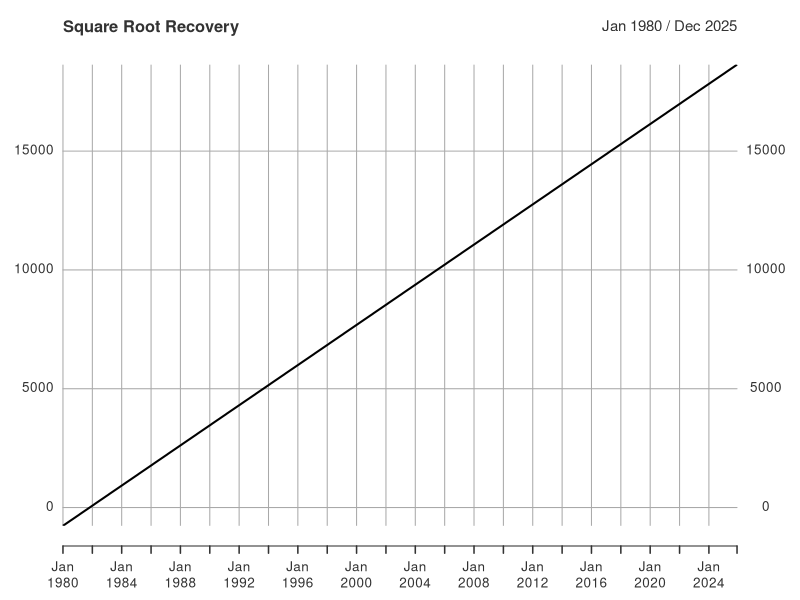
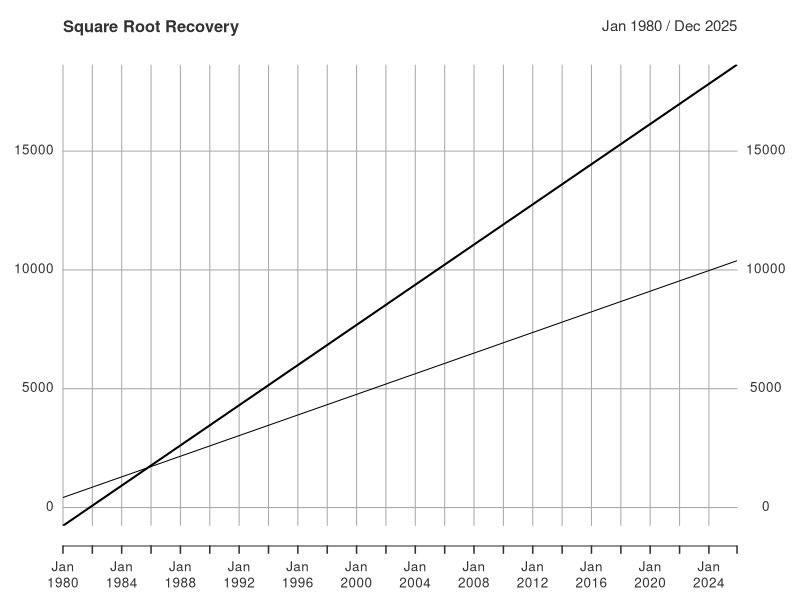
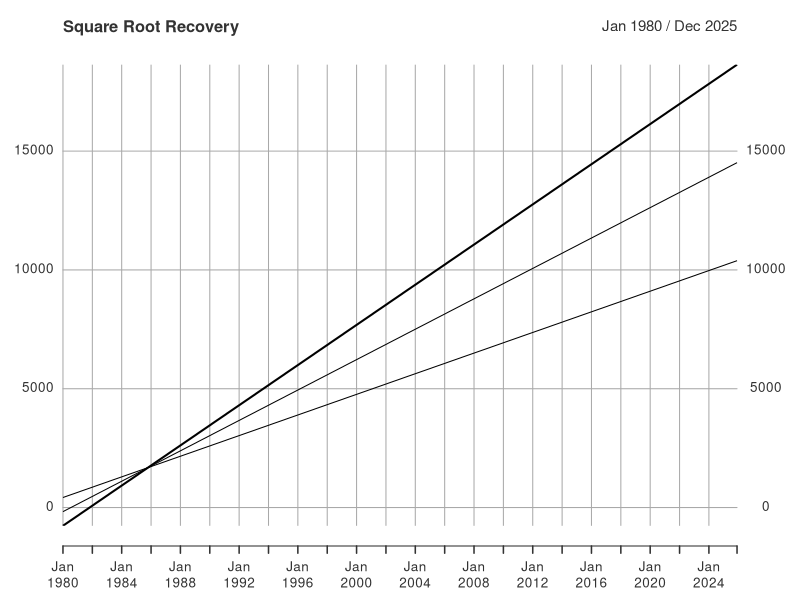
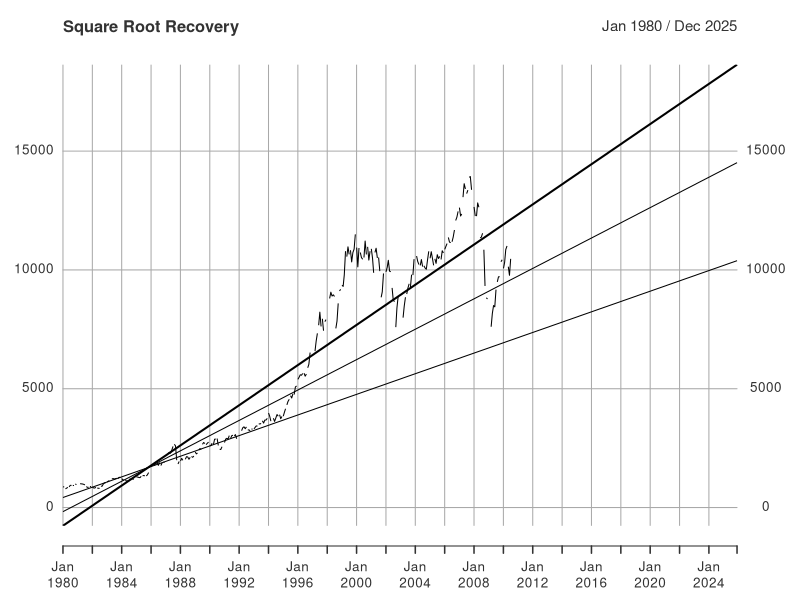
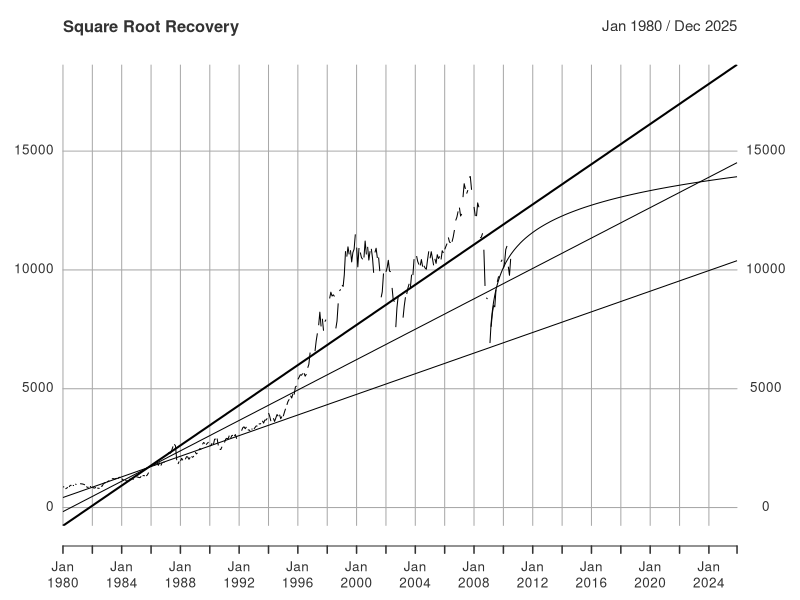
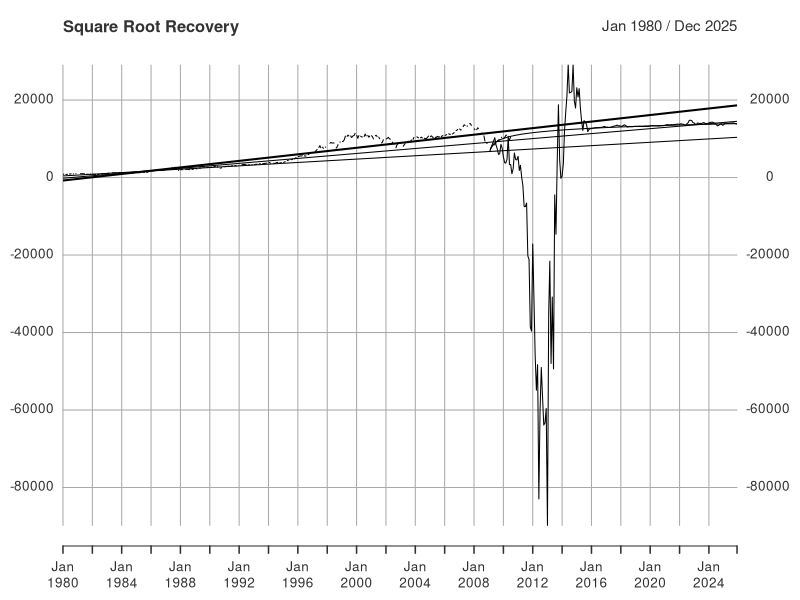

The R script that drew these images, in order:
library(quantmod)

x <- read.csv('DJI.csv',header=TRUE)
x <- xts(x[,-1], order.by=as.POSIXct(x[,1]))

tsLo <- seq(1980+1/12,1995,1/12)
tsHi <- seq(1980+1/12,2010+8/12,1/12)
tsR  <- seq(2009+2/12,2010 + 8/12,1/12)
tsP <- seq(2009+2/12,2026,1/12)
tsF <- seq(1980,2025,length = 46*12)

loFit <- lm(x["1980::1994",4]~tsLo)
hiFit <- lm(x["1980::2010",4]~tsHi)
#add the base clamp indicated by response from Peter on R Help list... 
reFit <- nls(x["200902::2010", 4] ~ A + B * log(tsR-C),start=c(A=10078.4,B=1358.67,C=2009.07))

predictedLo <- timeBasedSeq('198001/202512')
predictedLo <- as.xts(predictedLo)
predictedLo <- cbind(predictedLo,0)
predictedHi <- timeBasedSeq('198001/202512')
predictedHi <- as.xts(predictedHi)
predictedHi <- cbind(predictedHi,0)
predictedRecovery <- timeBasedSeq('200902/202512')
predictedRecovery <- as.xts(predictedRecovery)
predictedRecovery <- cbind(predictedRecovery,0)

predictedHi[,1] <- coef(hiFit)[1] + tsF*coef(hiFit)[2]
predictedLo[,1] <- coef(loFit)[1] + tsF*coef(loFit)[2] 
predictedRecovery[,1] <- coef(reFit)[1] + coef(reFit)[2] * log(tsP - coef(reFit)[3])

plot(predictedHi,main="Square Root Recovery")
lines(predictedLo)
lines((predictedLo+predictedHi)/2)
lines(x[,4])
lines(predictedRecovery)

brownianSim <- function(simSeries,sdWindow,sdSeed){
	if (sdWindow < 2) return(-1)
	brownian <- simSeries
	brownian2 <- simSeries
	stdxy <- sdSeed
	for (i in 2:length(brownian)){
		if (i >= sdWindow){
			stdxy <- sd(brownian[(i - sdWindow + 1):i])
			brownian[i,1]<- brownian[[i-1,1]] + brownian2[[i,1]] - brownian2[[i-1,1]] + rnorm(1,mean=0,sd=stdxy)
		}else{
			brownian[i,1]<- brownian[[i-1,1]] + brownian2[[i,1]] - brownian2[[i-1,1]] + rnorm(1,mean=0,sd=stdxy)
		}
	}
	return(brownian)
}
#running the sim with brownianSim(predictedRecovery,4,800) give some really unstable runs, but also some really clean authentic looking runs and 
#clear convergence of the mean to the expected line.  
myPrediction <- brownianSim(predictedRecovery,4,800) #,sd(x["200902::200905",4]))
lines(myPrediction)

#dev2bitmap("./DJI_Extrapolation_sdwindow4_initialsd800.pdf",type="pdfwrite")

